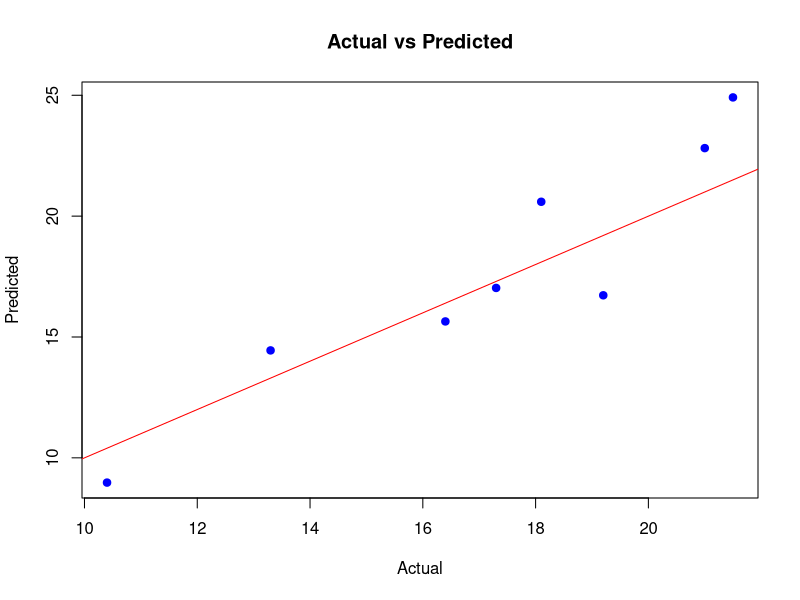

Write the R code that produced this figure.
df <- mtcars

set.seed(123)

split <- sample(1:nrow(df), 0.75*nrow(df))
train <- df[split,]
test <- df[-split,]

model <- lm(mpg ~ hp + wt, data = train)

pred <- predict(model, test)

plot(test$mpg, pred, xlab = "Actual", ylab = "Predicted", main = "Actual vs Predicted", col = "blue", pch = 19)
abline(0, 1, col="red")

mse <- mean((test$mpg - pred)^2)
print(mse)
